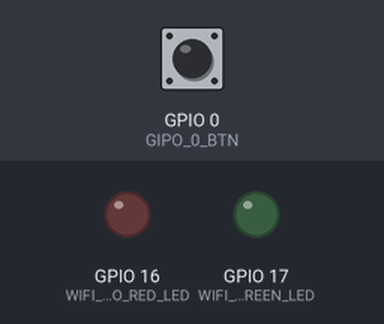
A sketch run on a simulated ESP32. Parts: output pins drawn as LEDs (lit = HIGH). Inputs (shaded band) come from the test bench; at power-on: GPIO 0 (GIPO_0_BTN) HIGH. WiFi joins after 1.5 s; servers stay silent unless stated; what the sketch prints to the serial monitor is not drawn.

Above: at 0.1 s.
At 2.7 s:
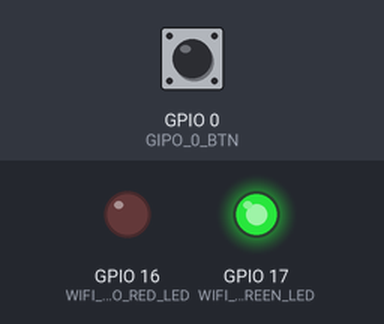
2.8 s: GPIO 0 (GIPO_0_BTN) pulled LOW for 0.25 s
At 3.9 s:
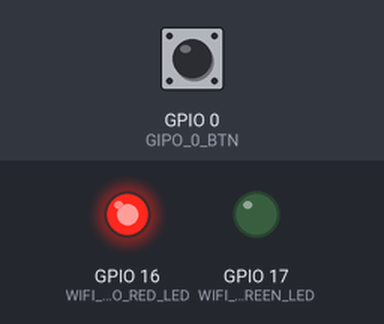
Timing chart, 0 to 5.8 s (numbered marks = the images above; inputs shaded):
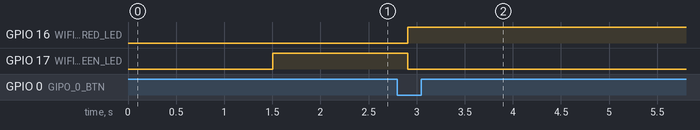

The sketch:

Lab3_WiFi.ino
```cpp
#include "WiFiController.h"

// GPIO Port 定義
int GIPO_0_BTN = 0;

void setup()
{
  Serial.begin(115200);

  WIFI.connectToWiFi(WIFI_SSID, WIFI_PASSWORD);
}

void loop()
{
  vTaskDelay(200 / portTICK_PERIOD_MS); // 暫停 0.2 秒

  // 若偵測到按下 GPIO 0 按鈕，則關閉 WiFi 連線
  if (digitalRead(GIPO_0_BTN) == LOW)
    WIFI.closeWiFi();
}
```

WiFiController.cpp
```cpp
#include "WiFiController.h"

// 建構子
WiFiController::WiFiController()
{
  // 檢查綠色 LED 連線成功狀態的腳位是否有設定
  if (WIFI_GPIO_GREEN_LED != -1)
    pinMode(WIFI_GPIO_GREEN_LED, OUTPUT);

  // 檢查紅色 LED 連線失敗狀態的腳位是否有設定
  if (WIFI_GPIO_RED_LED != -1)
    pinMode(WIFI_GPIO_RED_LED, OUTPUT);

  setWiFiLEDStatus(false);
}

// 連接 WiFi
void WiFiController::connectToWiFi(const char* ssid, const char* password)
{
  if (ssid == NULL || password == NULL)
  {
    Serial.println("[WiFi] 錯誤：未提供 SSID 或密碼！");
    return;
  }

  Serial.println();
  Serial.print("[WiFi] 連線至 ");
  Serial.println(ssid);

  WiFi.begin(ssid, password);

  // 會嘗試大約 10 秒 (20x 500ms)
  int tryDelay = 500;
  int numberOfTries = 20;

  // 等待 WiFi 連線狀態
  while (true)
  {
      switch(WiFi.status())
      {
          case WL_NO_SSID_AVAIL:
              Serial.println("[WiFi] 未找到 SSID");
              setWiFiLEDStatus(false);
              break;
          case WL_CONNECT_FAILED:
              Serial.println("[WiFi] 失敗 - 未連線至 WiFi！");
              setWiFiLEDStatus(false);
              return;
              break;
          case WL_CONNECTION_LOST:
              Serial.println("[WiFi] 連線已中斷");
              setWiFiLEDStatus(false);
              break;
          case WL_SCAN_COMPLETED:
              Serial.println("[WiFi] 掃描已完成");
              setWiFiLEDStatus(false);
              break;
          case WL_DISCONNECTED:
              Serial.println("[WiFi] WiFi 連線已中斷");
              setWiFiLEDStatus(false);
              break;
          case WL_CONNECTED:
              Serial.println("[WiFi] WiFi 連線成功！");
              Serial.print("[WiFi] IP 位址：");
              Serial.println(WiFi.localIP());
              Serial.print("[WiFi] 信號強度：");
              Serial.println(WiFi.RSSI());
              setWiFiLEDStatus(true);
              return;
          default:
              Serial.print("[WiFi] WiFi 連線狀態：");
              Serial.println(WiFi.status());
              setWiFiLEDStatus(true);
              break;
      }
      delay(tryDelay);

      if(numberOfTries <= 0)
      {
          Serial.print("[WiFi] 連線至 WiFi 失敗！");
          // 使用斷開連線功能強制停止連線嘗試
          WiFi.disconnect();
          setWiFiLEDStatus(false);
          return;
      }
      else
      {
          numberOfTries--;
      }
  }
}

// 關閉 WiFi 連線
void WiFiController::closeWiFi()
{
  Serial.println("[WiFi] 斷開與 WiFi 的連線！");
  if(WiFi.disconnect(true, false) == false) return;

  Serial.println("[WiFi] 已與 WiFi 斷開連線！");

  setWiFiLEDStatus(false);
}

void WiFiController::setWiFiLEDStatus(bool greenOn)
{
  if(WIFI_GPIO_GREEN_LED != -1)
    digitalWrite(WIFI_GPIO_GREEN_LED, greenOn ? HIGH : LOW);

  if(WIFI_GPIO_RED_LED != -1)
    digitalWrite(WIFI_GPIO_RED_LED, !greenOn ? HIGH : LOW);
}

WiFiController WIFI;
```

WiFiController.h
```cpp
#ifndef LawrenceLib_WiFiController_H
#define LawrenceLib_WiFiController_H

// 連接實際 WIFI 的帳號密碼
// 本版本寫死帳號密碼很爛，但目的是為了當作試驗範例，後續會希望改成外部輸入版本
#define WIFI_SSID "LAJ-Home"
#define WIFI_PASSWORD "你的 WiFi 密碼"

// GreenPin 網路連線成功的 LED Pin（預設為 -1，表示不使用 LED 顯示）
// RedPin 網路連線失敗的 LED Pin（預設為 -1，表示不使用 LED 顯示）
#define WIFI_GPIO_GREEN_LED 17
#define WIFI_GPIO_RED_LED  16

#include <Arduino.h>
#include <WiFi.h>
#endif

class WiFiController
{
  public:
    /** 建構子 */
    WiFiController();

    /**
    * 連接 WiFi
    * @param ssid WiFi 網路名稱
    * @param password WiFi 密碼
    */
    void connectToWiFi(const char* ssid, const char* password);

    /** 關閉 WiFi 連線 */
    void closeWiFi();

  private:
    /** 設定 LED 燈號狀態 */
    void setWiFiLEDStatus(bool greenOn);
};

extern WiFiController WIFI;
```

Measured:
- after the input at 2.8 s, GPIO 16 (WIFI_GPIO_RED_LED): LOW → HIGH after 0.11 s; GPIO 17 (WIFI_GPIO_GREEN_LED): HIGH → LOW after 0.11 s
